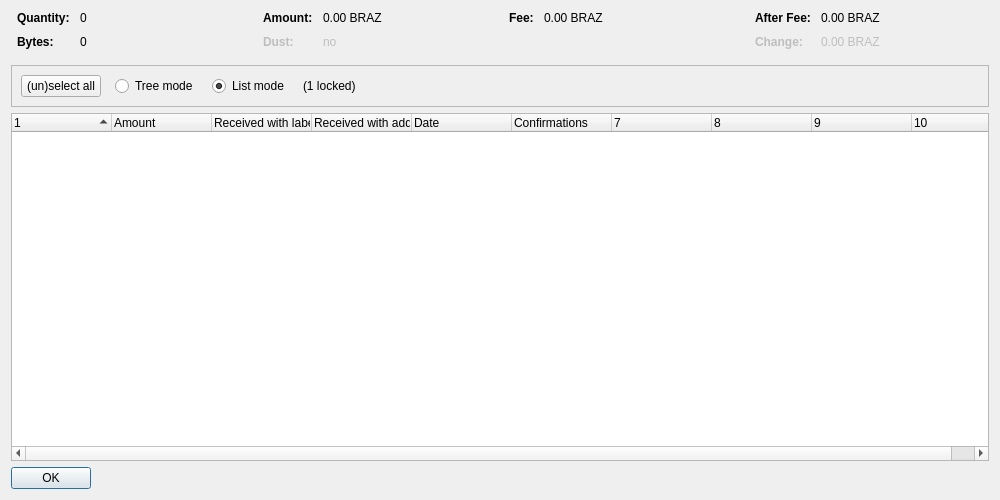
<?xml version="1.0" encoding="UTF-8"?>
<ui version="4.0">
 <class>CoinControlDialog</class>
 <widget class="QDialog" name="CoinControlDialog">
  <property name="geometry">
   <rect>
    <x>0</x>
    <y>0</y>
    <width>1000</width>
    <height>500</height>
   </rect>
  </property>
  <property name="windowTitle">
   <string>Coin Selection</string>
  </property>
  <layout class="QVBoxLayout" name="verticalLayout">
   <item>
    <layout class="QHBoxLayout" name="horizontalLayoutTop" stretch="0,0,0,0">
     <property name="topMargin">
      <number>0</number>
     </property>
     <property name="bottomMargin">
      <number>10</number>
     </property>
     <item>
      <layout class="QFormLayout" name="formLayoutCoinControl1">
       <property name="horizontalSpacing">
        <number>10</number>
       </property>
       <property name="verticalSpacing">
        <number>10</number>
       </property>
       <property name="leftMargin">
        <number>6</number>
       </property>
       <property name="rightMargin">
        <number>6</number>
       </property>
       <item row="0" column="0">
        <widget class="QLabel" name="labelCoinControlQuantityText">
         <property name="font">
          <font>
           <weight>75</weight>
           <bold>true</bold>
          </font>
         </property>
         <property name="text">
          <string>Quantity:</string>
         </property>
        </widget>
       </item>
       <item row="0" column="1">
        <widget class="QLabel" name="labelCoinControlQuantity">
         <property name="cursor">
          <cursorShape>IBeamCursor</cursorShape>
         </property>
         <property name="contextMenuPolicy">
          <enum>Qt::ActionsContextMenu</enum>
         </property>
         <property name="text">
          <string notr="true">0</string>
         </property>
         <property name="textInteractionFlags">
          <set>Qt::LinksAccessibleByMouse|Qt::TextSelectableByKeyboard|Qt::TextSelectableByMouse</set>
         </property>
        </widget>
       </item>
       <item row="1" column="0">
        <widget class="QLabel" name="labelCoinControlBytesText">
         <property name="font">
          <font>
           <weight>75</weight>
           <bold>true</bold>
          </font>
         </property>
         <property name="text">
          <string>Bytes:</string>
         </property>
        </widget>
       </item>
       <item row="1" column="1">
        <widget class="QLabel" name="labelCoinControlBytes">
         <property name="cursor">
          <cursorShape>IBeamCursor</cursorShape>
         </property>
         <property name="contextMenuPolicy">
          <enum>Qt::ActionsContextMenu</enum>
         </property>
         <property name="text">
          <string notr="true">0</string>
         </property>
         <property name="textInteractionFlags">
          <set>Qt::LinksAccessibleByMouse|Qt::TextSelectableByKeyboard|Qt::TextSelectableByMouse</set>
         </property>
        </widget>
       </item>
      </layout>
     </item>
     <item>
      <layout class="QFormLayout" name="formLayoutCoinControl2">
       <property name="horizontalSpacing">
        <number>10</number>
       </property>
       <property name="verticalSpacing">
        <number>10</number>
       </property>
       <property name="leftMargin">
        <number>6</number>
       </property>
       <property name="rightMargin">
        <number>6</number>
       </property>
       <item row="0" column="0">
        <widget class="QLabel" name="labelCoinControlAmountText">
         <property name="font">
          <font>
           <weight>75</weight>
           <bold>true</bold>
          </font>
         </property>
         <property name="text">
          <string>Amount:</string>
         </property>
        </widget>
       </item>
       <item row="0" column="1">
        <widget class="QLabel" name="labelCoinControlAmount">
         <property name="cursor">
          <cursorShape>IBeamCursor</cursorShape>
         </property>
         <property name="contextMenuPolicy">
          <enum>Qt::ActionsContextMenu</enum>
         </property>
         <property name="text">
          <string notr="true">0.00 BRAZ</string>
         </property>
         <property name="textInteractionFlags">
          <set>Qt::LinksAccessibleByMouse|Qt::TextSelectableByKeyboard|Qt::TextSelectableByMouse</set>
         </property>
        </widget>
       </item>
       <item row="1" column="0">
        <widget class="QLabel" name="labelCoinControlLowOutputText">
         <property name="enabled">
          <bool>false</bool>
         </property>
         <property name="font">
          <font>
           <weight>75</weight>
           <bold>true</bold>
          </font>
         </property>
         <property name="text">
          <string>Dust:</string>
         </property>
        </widget>
       </item>
       <item row="1" column="1">
        <widget class="QLabel" name="labelCoinControlLowOutput">
         <property name="enabled">
          <bool>false</bool>
         </property>
         <property name="cursor">
          <cursorShape>IBeamCursor</cursorShape>
         </property>
         <property name="contextMenuPolicy">
          <enum>Qt::ActionsContextMenu</enum>
         </property>
         <property name="text">
          <string notr="true">no</string>
         </property>
         <property name="textInteractionFlags">
          <set>Qt::LinksAccessibleByMouse|Qt::TextSelectableByKeyboard|Qt::TextSelectableByMouse</set>
         </property>
        </widget>
       </item>
      </layout>
     </item>
     <item>
      <layout class="QFormLayout" name="formLayoutCoinControl3">
       <property name="horizontalSpacing">
        <number>10</number>
       </property>
       <property name="verticalSpacing">
        <number>10</number>
       </property>
       <property name="leftMargin">
        <number>6</number>
       </property>
       <property name="rightMargin">
        <number>6</number>
       </property>
       <item row="0" column="0">
        <widget class="QLabel" name="labelCoinControlFeeText">
         <property name="font">
          <font>
           <weight>75</weight>
           <bold>true</bold>
          </font>
         </property>
         <property name="text">
          <string>Fee:</string>
         </property>
        </widget>
       </item>
       <item row="0" column="1">
        <widget class="QLabel" name="labelCoinControlFee">
         <property name="cursor">
          <cursorShape>IBeamCursor</cursorShape>
         </property>
         <property name="contextMenuPolicy">
          <enum>Qt::ActionsContextMenu</enum>
         </property>
         <property name="text">
          <string notr="true">0.00 BRAZ</string>
         </property>
         <property name="textInteractionFlags">
          <set>Qt::LinksAccessibleByMouse|Qt::TextSelectableByKeyboard|Qt::TextSelectableByMouse</set>
         </property>
        </widget>
       </item>
      </layout>
     </item>
     <item>
      <layout class="QFormLayout" name="formLayoutCoinControl4">
       <property name="horizontalSpacing">
        <number>10</number>
       </property>
       <property name="verticalSpacing">
        <number>10</number>
       </property>
       <property name="leftMargin">
        <number>6</number>
       </property>
       <property name="rightMargin">
        <number>6</number>
       </property>
       <item row="0" column="0">
        <widget class="QLabel" name="labelCoinControlAfterFeeText">
         <property name="font">
          <font>
           <weight>75</weight>
           <bold>true</bold>
          </font>
         </property>
         <property name="text">
          <string>After Fee:</string>
         </property>
        </widget>
       </item>
       <item row="0" column="1">
        <widget class="QLabel" name="labelCoinControlAfterFee">
         <property name="cursor">
          <cursorShape>IBeamCursor</cursorShape>
         </property>
         <property name="contextMenuPolicy">
          <enum>Qt::ActionsContextMenu</enum>
         </property>
         <property name="text">
          <string notr="true">0.00 BRAZ</string>
         </property>
         <property name="textInteractionFlags">
          <set>Qt::LinksAccessibleByMouse|Qt::TextSelectableByKeyboard|Qt::TextSelectableByMouse</set>
         </property>
        </widget>
       </item>
       <item row="1" column="0">
        <widget class="QLabel" name="labelCoinControlChangeText">
         <property name="enabled">
          <bool>false</bool>
         </property>
         <property name="font">
          <font>
           <weight>75</weight>
           <bold>true</bold>
          </font>
         </property>
         <property name="text">
          <string>Change:</string>
         </property>
        </widget>
       </item>
       <item row="1" column="1">
        <widget class="QLabel" name="labelCoinControlChange">
         <property name="enabled">
          <bool>false</bool>
         </property>
         <property name="cursor">
          <cursorShape>IBeamCursor</cursorShape>
         </property>
         <property name="contextMenuPolicy">
          <enum>Qt::ActionsContextMenu</enum>
         </property>
         <property name="text">
          <string notr="true">0.00 BRAZ</string>
         </property>
         <property name="textInteractionFlags">
          <set>Qt::LinksAccessibleByMouse|Qt::TextSelectableByKeyboard|Qt::TextSelectableByMouse</set>
         </property>
        </widget>
       </item>
      </layout>
     </item>
    </layout>
   </item>
   <item>
    <widget class="QFrame" name="frame">
     <property name="minimumSize">
      <size>
       <width>0</width>
       <height>40</height>
      </size>
     </property>
     <property name="frameShape">
      <enum>QFrame::StyledPanel</enum>
     </property>
     <property name="frameShadow">
      <enum>QFrame::Sunken</enum>
     </property>
     <layout class="QHBoxLayout" name="horizontalLayout">
      <item>
       <layout class="QHBoxLayout" name="horizontalLayoutPanel" stretch="0,0,0,0,0">
        <property name="spacing">
         <number>14</number>
        </property>
        <item>
         <widget class="QPushButton" name="pushButtonSelectAll">
          <property name="sizePolicy">
           <sizepolicy hsizetype="Maximum" vsizetype="Fixed">
            <horstretch>0</horstretch>
            <verstretch>0</verstretch>
           </sizepolicy>
          </property>
          <property name="text">
           <string>(un)select all</string>
          </property>
          <property name="autoDefault">
           <bool>false</bool>
          </property>
         </widget>
        </item>
        <item>
         <widget class="QRadioButton" name="radioTreeMode">
          <property name="sizePolicy">
           <sizepolicy hsizetype="Maximum" vsizetype="Fixed">
            <horstretch>0</horstretch>
            <verstretch>0</verstretch>
           </sizepolicy>
          </property>
          <property name="text">
           <string>Tree mode</string>
          </property>
         </widget>
        </item>
        <item>
         <widget class="QRadioButton" name="radioListMode">
          <property name="sizePolicy">
           <sizepolicy hsizetype="Maximum" vsizetype="Fixed">
            <horstretch>0</horstretch>
            <verstretch>0</verstretch>
           </sizepolicy>
          </property>
          <property name="text">
           <string>List mode</string>
          </property>
          <property name="checked">
           <bool>true</bool>
          </property>
         </widget>
        </item>
        <item>
         <widget class="QLabel" name="labelLocked">
          <property name="text">
           <string notr="true">(1 locked)</string>
          </property>
         </widget>
        </item>
        <item>
         <spacer name="horizontalSpacer">
          <property name="orientation">
           <enum>Qt::Horizontal</enum>
          </property>
          <property name="sizeHint" stdset="0">
           <size>
            <width>40</width>
            <height>20</height>
           </size>
          </property>
         </spacer>
        </item>
       </layout>
      </item>
     </layout>
    </widget>
   </item>
   <item>
    <widget class="CoinControlTreeWidget" name="treeWidget">
     <property name="contextMenuPolicy">
      <enum>Qt::CustomContextMenu</enum>
     </property>
     <property name="sortingEnabled">
      <bool>false</bool>
     </property>
     <property name="columnCount">
      <number>10</number>
     </property>
     <attribute name="headerShowSortIndicator" stdset="0">
      <bool>true</bool>
     </attribute>
     <attribute name="headerStretchLastSection">
      <bool>false</bool>
     </attribute>
     <column>
      <property name="text">
       <string/>
      </property>
     </column>
     <column>
      <property name="text">
       <string>Amount</string>
      </property>
     </column>
     <column>
      <property name="text">
       <string>Received with label</string>
      </property>
     </column>
     <column>
      <property name="text">
       <string>Received with address</string>
      </property>
     </column>
     <column>
      <property name="text">
       <string>Date</string>
      </property>
     </column>
     <column>
      <property name="text">
       <string>Confirmations</string>
      </property>
      <property name="toolTip">
       <string>Confirmed</string>
      </property>
     </column>
     <column>
      <property name="text">
       <string/>
      </property>
     </column>
     <column>
      <property name="text">
       <string/>
      </property>
     </column>
     <column>
      <property name="text">
       <string/>
      </property>
     </column>
     <column>
      <property name="text">
       <string/>
      </property>
     </column>
    </widget>
   </item>
   <item>
    <widget class="QDialogButtonBox" name="buttonBox">
     <property name="sizePolicy">
      <sizepolicy hsizetype="Maximum" vsizetype="Fixed">
       <horstretch>0</horstretch>
       <verstretch>0</verstretch>
      </sizepolicy>
     </property>
     <property name="orientation">
      <enum>Qt::Horizontal</enum>
     </property>
     <property name="standardButtons">
      <set>QDialogButtonBox::Ok</set>
     </property>
    </widget>
   </item>
  </layout>
 </widget>
 <customwidgets>
  <customwidget>
   <class>CoinControlTreeWidget</class>
   <extends>QTreeWidget</extends>
   <header>coincontroltreewidget.h</header>
  </customwidget>
 </customwidgets>
 <resources/>
 <connections/>
</ui>
